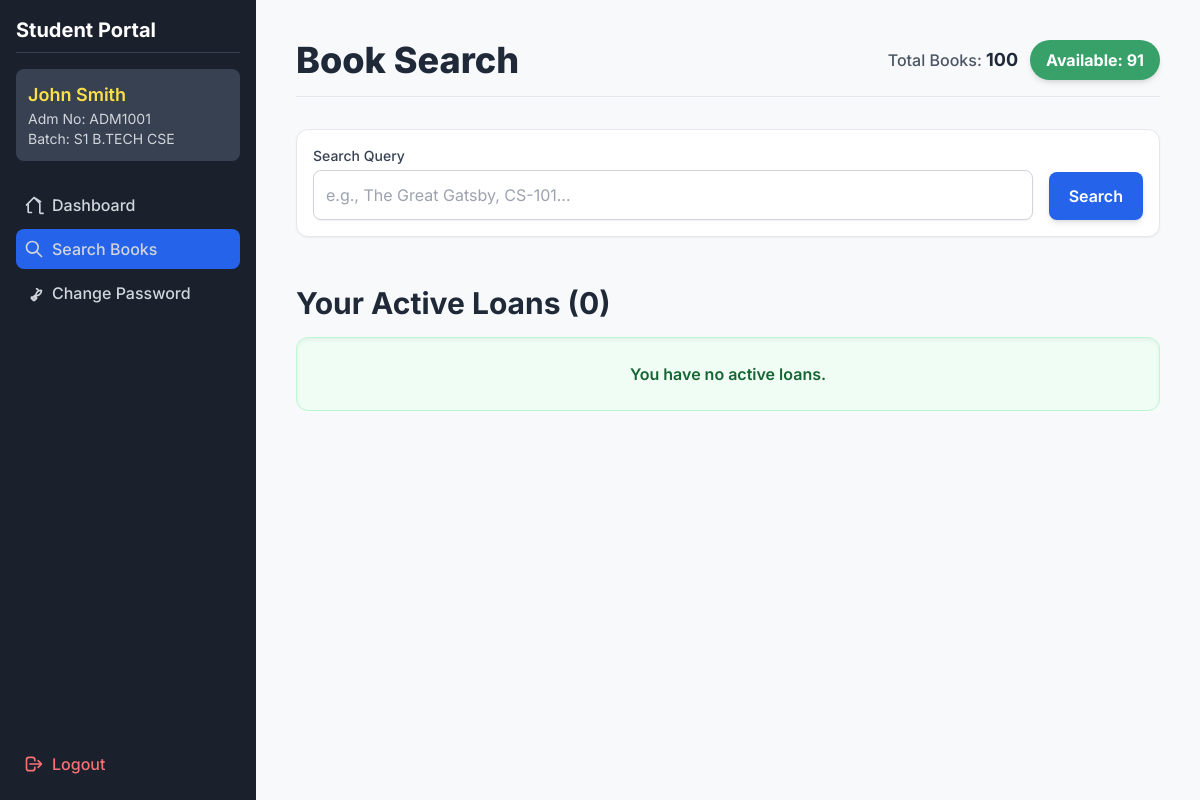
/student_search_books (signed in), run on the app's committed database.
### tables this page shows
CREATE TABLE students (
                            id INTEGER PRIMARY KEY AUTOINCREMENT,
                            admission_no TEXT UNIQUE NOT NULL,
                            name TEXT NOT NULL,
                            batch TEXT NOT NULL
                        );

### app.py (the view, shortened to what this page needs)
@app.route("/student_search_books", methods=["GET", "POST"])
@student_login_required
def student_search_books():
    student_adm_no = session.get('student_adm_no')
    results = []
    query = ""
    active_loans = [] # Initialize active_loans list
    with get_connection() as conn:
        student_info = conn.execute("SELECT name, batch FROM students WHERE admission_no=?", (student_adm_no,)).fetchone()
        availability = conn.execute("""
            SELECT SUM(CASE WHEN available = 1 THEN 1 ELSE 0 END) AS available_count,
                   COUNT(id) AS total_count
            FROM books
        """).fetchone()
        active_loans = conn.execute("""
            SELECT t.id, t.issue_date, t.due_date,
                   COALESCE(b.name, '[DELETED BOOK]') AS book_name,
                   COALESCE(b.custom_id, '-') AS custom_id,
                   t.due_date < date('now') AS is_overdue
            FROM transactions t
            JOIN students s ON t.student_id = s.id
            LEFT JOIN books b ON t.book_id = b.id
            WHERE s.admission_no = ? AND t.return_date IS NULL
            ORDER BY t.due_date ASC
        """, (student_adm_no,)).fetchall()
    return render_template("student_search_results.html",
                           results=results,
                           search_query=query,
                           student_info=student_info,
                           availability=availability,
                           active_loans=active_loans) # <-- ADDED

### app.py (called while the page is built)
def get_connection():
    return SQLiteContext(DB_NAME)

def student_login_required(f):
    @wraps(f)
    def decorated_function(*args, **kwargs):
        if not session.get('student_logged_in'):
            flash('Please log in to access the student portal.', 'danger')
            return redirect(url_for('student_login'))
        return f(*args, **kwargs)
    return decorated_function

@app.context_processor
def inject_pending_count():
    with get_connection() as conn:
        try:
            count = conn.execute("SELECT COUNT(id) FROM students_auth WHERE is_approved = 0").fetchone()[0]
            return dict(pending_count=count)
        except:
            return dict(pending_count=0)

    def __enter__(self):
        self.conn = sqlite3.connect(self.db_name)
        self.conn.row_factory = sqlite3.Row
        self.conn.execute('PRAGMA foreign_keys = ON;')
        return self.conn

    def __exit__(self, exc_type, exc_val, exc_tb):
        if exc_type is None and self.conn:
            self.conn.commit()
        if self.conn:
            self.conn.close()
        return False

### templates/student_search_results.html (shortened to what this page needs)
<!DOCTYPE html>
<html lang="en">
<head>
    <script src="https://cdn.tailwindcss.com"></script>
</head>
<body class="min-h-screen">
    <div class="md:flex">
        <div class="sidebar w-full md:w-64 p-4 flex-shrink-0 md:flex md:flex-col md:h-screen md:sticky md:top-0">
            <div class="flex-grow">
                <h2 class="text-xl font-bold text-white mb-4 border-b border-gray-700 pb-2">Student Portal</h2>
                {% if student_info %}
                <div class="text-gray-300 mb-6 p-3 bg-gray-700 rounded-lg">
                    <p class="font-semibold text-lg text-yellow-300">{{ student_info.name }}</p>
                    <p class="text-sm">Adm No: {{ session.student_adm_no }}</p>
                    <p class="text-sm">Batch: {{ student_info.batch }}</p>
                </div>
                {% endif %}
                <nav class="flex flex-col space-y-1">
                    <a href="{{ url_for('student_dashboard') }}" class="nav-link flex items-center p-2 rounded-lg text-gray-300 font-medium">
                        <svg class="w-5 h-5 mr-2" fill="none" stroke="currentColor" viewBox="0 0 24 24"><path stroke-linecap="round" stroke-linejoin="round" stroke-width="2" d="M3 12l2-2m0 0l7-7 7 7M5 10v10a1 1 0 001 1h3m10-10v10a1 1 0 001 1h3m-3-14L12 3l-7 7"></path></svg>
                        Dashboard
                    </a>
                    <a href="{{ url_for('student_search_books') }}" class="nav-link-active bg-blue-600 flex items-center p-2 rounded-lg text-gray-300 font-medium">
                        <svg class="w-5 h-5 mr-2" fill="none" stroke="currentColor" viewBox="0 0 24 24"><path stroke-linecap="round" stroke-linejoin="round" stroke-width="2" d="M21 21l-6-6m2-5a7 7 0 11-14 0 7 7 0 0114 0z"></path></svg>
                        Search Books
                    </a>
                    <a href="{{ url_for('student_change_password') }}" class="nav-link flex items-center p-2 rounded-lg text-gray-300 font-medium">
                        <svg class="w-5 h-5 mr-2" fill="none" stroke="currentColor" viewBox="0 0 24 24"><path stroke-linecap="round" stroke-linejoin="round" stroke-width="2" d="M15 7a2 2 0 012 2m4 0a6 6 0 01-7.743 5.743L11 17H9v2h2v2h2v-2h2v-2h-2l1.257-1.257A6 6 0 0121 9z"></path></svg>
                        Change Password
                    </a>
                </nav>
            </div>
            <div class="flex-shrink-0">
                <a href="{{ url_for('student_logout') }}" class="nav-link flex items-center p-2 rounded-lg text-red-400 font-medium">
                    <svg class="w-5 h-5 mr-2" fill="none" stroke="currentColor" viewBox="0 0 24 24"><path stroke-linecap="round" stroke-linejoin="round" stroke-width="2" d="M17 16l4-4m0 0l-4-4m4 4H7m6 4v1a3 3 0 01-3 3H6a3 3 0 01-3-3V7a3 3 0 013-3h4a3 3 0 013 3v1"></path></svg>
                    Logout
                </a>
            </div>
        </div>
        <main class="flex-grow p-10">
            <header class="mb-6 md:mb-8 flex flex-col md:flex-row justify-between items-start md:items-center pb-4 border-b border-gray-200">
                <h1 class="text-3xl sm:text-4xl font-extrabold text-gray-800 mb-2 md:mb-0">Book Search</h1>
                {% if availability %}
                <div class="flex flex-wrap gap-3 items-center">
                    <span class="text-gray-600 font-medium">Total Books: <span class="text-lg font-bold text-gray-800">{{ availability.total_count }}</span></span>
                    <span class="px-4 py-2 rounded-full status-badge-available text-base font-bold shadow-md">Available: {{ availability.available_count }}</span>
                </div>
                {% endif %}
            </header>
            <div class="mb-6 bg-white p-4 rounded-xl shadow-sm border border-gray-200">
                <form method="POST" action="{{ url_for('student_search_books') }}">
                    <label for="query" class="block text-sm font-medium text-gray-700 mb-1">Search Query</label>
                    <div class="flex flex-wrap items-end gap-x-4 gap-y-2">
                        <input type="text" name="query" id="query" value="{{ search_query or '' }}" class="flex-grow p-3 border border-gray-300 rounded-lg focus:ring-blue-500 focus:border-blue-500 text-gray-700 shadow-sm w-full sm:w-auto" placeholder="e.g., The Great Gatsby, CS-101...">
                        <button type="submit" class="w-full sm:w-auto px-5 py-3 bg-blue-600 text-white font-semibold rounded-lg shadow-md hover:bg-blue-700 transition duration-150">Search</button>
                    </div>
                </form>
            </div>
            <div class="mt-12">
                <h2 class="text-3xl font-bold text-gray-800 mb-4">Your Active Loans ({{ active_loans|length }})</h2>
                {% if active_loans %}
                    <div class="overflow-x-auto bg-white rounded-xl shadow-lg">
                        <table class="min-w-full divide-y divide-gray-200">
                            <thead class="bg-gray-50">
                                <tr>
                                    <th class="px-6 py-3 text-left text-xs font-bold text-gray-600 uppercase tracking-wider">Title</th>
                                    <th class="px-6 py-3 text-left text-xs font-bold text-gray-600 uppercase tracking-wider">Issue Date</th>
                                    <th class="px-6 py-3 text-left text-xs font-bold text-gray-600 uppercase tracking-wider">Due Date</th>
                                    <th class="px-6 py-3 text-center text-xs font-bold text-gray-600 uppercase tracking-wider">Status</th>
                                </tr>
                            </thead>
                            <tbody class="bg-white divide-y divide-gray-200">
                                {% for loan in active_loans %}
                                <tr class="hover:bg-gray-50 transition">
                                    <td class="px-6 py-4 text-sm font-semibold text-gray-900">{{ loan.book_name }}</td>
                                    <td class="px-6 py-4 whitespace-nowrap text-sm text-gray-500">{{ loan.issue_date | dateformat }}</td>
                                    <td class="px-6 py-4 whitespace-nowrap text-sm {{ 'text-red-600 font-bold' if loan.is_overdue else 'text-gray-500' }}">{{ loan.due_date | dateformat }}</td>
                                    <td class="px-6 py-4 whitespace-nowrap text-center text-sm">
                                        {% if loan.is_overdue %}
                                            <span class="px-3 py-1 inline-flex text-xs leading-5 font-semibold rounded-full bg-red-100 text-red-800">OVERDUE</span>
                                        {% else %}
                                            <span class="px-3 py-1 inline-flex text-xs leading-5 font-semibold rounded-full bg-green-100 text-green-800">On Loan</span>
                                        {% endif %}
                                    </td>
                                </tr>
                                {% endfor %}
                            </tbody>
                        </table>
                    </div>
                {% else %}
                    <div class="p-6 bg-green-50 border border-green-200 text-green-800 rounded-xl text-center shadow-inner">
                        <p class="font-semibold">You have no active loans.</p>
                    </div>
                {% endif %}
            </div>
        </main>
    </div>
</body>
</html>

### templates/student_search_results.html (style rules this page uses)
body { font-family: 'Inter', sans-serif; background-color: #f7f9fb; }
.sidebar { background-color: #1a202c; }
.nav-link { transition: background-color 0.2s, color 0.2s; }
.nav-link:hover, .nav-link-active { background-color: #2d3748; }
.status-badge-available { background-color: #38a169; color: white; }

### data on the page
students: name "John Smith", student_adm_no "ADM1001", batch "S1 B.TECH CSE"

### other printed values
{{ availability.total_count }} "100"
{{ availability.available_count }} "91"
{{ active_loans|length }} "0"
